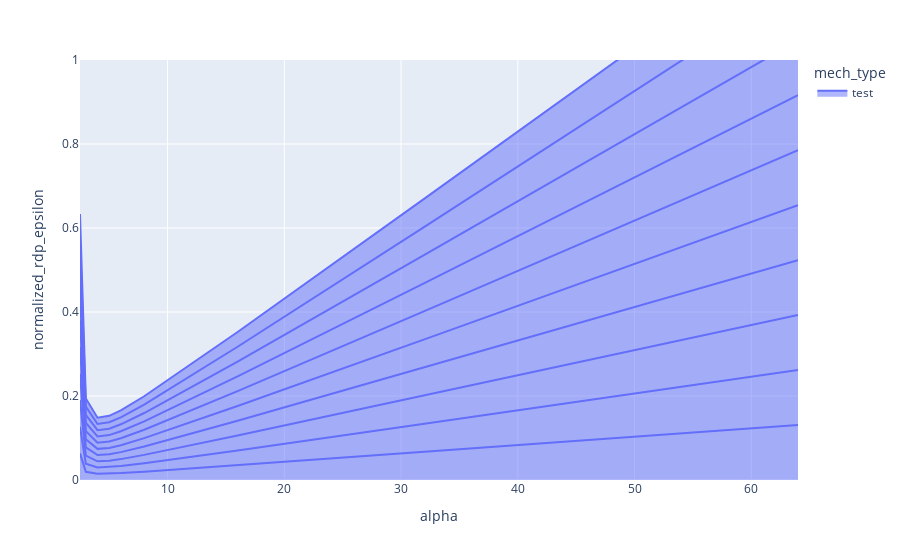

Notebook source saved alongside this figure:
### Code cell
px.area(df, x="alpha", y="normalized_rdp_epsilon", color="mech_type", line_group="mech_name", range_y=[0,1])

### Figure 1 — Plotly figure (JSON) as saved in the notebook; plotly's stock layout.template omitted (floating-point values rounded to 4 significant figures)
{"data": [{"fillpattern": {"shape": ""}, "hovertemplate": "mech_type=test<br>mech_name=test-0<br>alpha=%{x}<br>normalized_rdp_epsilon=%{y}<extra></extra>", "legendgroup": "test", "line": {"color": "#636efa"}, "marker": {"symbol": "circle"}, "mode": "lines", "name": "test", "orientation": "v", "showlegend": true, "stackgroup": "1", "type": "scatter", "x": [2.5, 3, 4, 5, 6, 8, 16, 32, 64], "xaxis": "x", "y": [0.06332, 0.0194, 0.01483, 0.01528, 0.01658, 0.01993, 0.03525, 0.06699, 0.1309], "yaxis": "y"}, {"fillpattern": {"shape": ""}, "hovertemplate": "mech_type=test<br>mech_name=test-1<br>alpha=%{x}<br>normalized_rdp_epsilon=%{y}<extra></extra>", "legendgroup": "test", "line": {"color": "#636efa"}, "marker": {"symbol": "circle"}, "mode": "lines", "name": "test", "orientation": "v", "showlegend": false, "stackgroup": "1", "type": "scatter", "x": [2.5, 3, 4, 5, 6, 8, 16, 32, 64], "xaxis": "x", "y": [0.06332, 0.0194, 0.01483, 0.01528, 0.01658, 0.01993, 0.03525, 0.06699, 0.1309], "yaxis": "y"}, {"fillpattern": {"shape": ""}, "hovertemplate": "mech_type=test<br>mech_name=test-2<br>alpha=%{x}<br>normalized_rdp_epsilon=%{y}<extra></extra>", "legendgroup": "test", "line": {"color": "#636efa"}, "marker": {"symbol": "circle"}, "mode": "lines", "name": "test", "orientation": "v", "showlegend": false, "stackgroup": "1", "type": "scatter", "x": [2.5, 3, 4, 5, 6, 8, 16, 32, 64], "xaxis": "x", "y": [0.06332, 0.0194, 0.01483, 0.01528, 0.01658, 0.01993, 0.03525, 0.06699, 0.1309], "yaxis": "y"}, {"fillpattern": {"shape": ""}, "hovertemplate": "mech_type=test<br>mech_name=test-3<br>alpha=%{x}<br>normalized_rdp_epsilon=%{y}<extra></extra>", "legendgroup": "test", "line": {"color": "#636efa"}, "marker": {"symbol": "circle"}, "mode": "lines", "name": "test", "orientation": "v", "showlegend": false, "stackgroup": "1", "type": "scatter", "x": [2.5, 3, 4, 5, 6, 8, 16, 32, 64], "xaxis": "x", "y": [0.06332, 0.0194, 0.01483, 0.01528, 0.01658, 0.01993, 0.03525, 0.06699, 0.1309], "yaxis": "y"}, {"fillpattern": {"shape": ""}, "hovertemplate": "mech_type=test<br>mech_name=test-4<br>alpha=%{x}<br>normalized_rdp_epsilon=%{y}<extra></extra>", "legendgroup": "test", "line": {"color": "#636efa"}, "marker": {"symbol": "circle"}, "mode": "lines", "name": "test", "orientation": "v", "showlegend": false, "stackgroup": "1", "type": "scatter", "x": [2.5, 3, 4, 5, 6, 8, 16, 32, 64], "xaxis": "x", "y": [0.06332, 0.0194, 0.01483, 0.01528, 0.01658, 0.01993, 0.03525, 0.06699, 0.1309], "yaxis": "y"}, {"fillpattern": {"shape": ""}, "hovertemplate": "mech_type=test<br>mech_name=test-5<br>alpha=%{x}<br>normalized_rdp_epsilon=%{y}<extra></extra>", "legendgroup": "test", "line": {"color": "#636efa"}, "marker": {"symbol": "circle"}, "mode": "lines", "name": "test", "orientation": "v", "showlegend": false, "stackgroup": "1", "type": "scatter", "x": [2.5, 3, 4, 5, 6, 8, 16, 32, 64], "xaxis": "x", "y": [0.06332, 0.0194, 0.01483, 0.01528, 0.01658, 0.01993, 0.03525, 0.06699, 0.1309], "yaxis": "y"}, {"fillpattern": {"shape": ""}, "hovertemplate": "mech_type=test<br>mech_name=test-6<br>alpha=%{x}<br>normalized_rdp_epsilon=%{y}<extra></extra>", "legendgroup": "test", "line": {"color": "#636efa"}, "marker": {"symbol": "circle"}, "mode": "lines", "name": "test", "orientation": "v", "showlegend": false, "stackgroup": "1", "type": "scatter", "x": [2.5, 3, 4, 5, 6, 8, 16, 32, 64], "xaxis": "x", "y": [0.06332, 0.0194, 0.01483, 0.01528, 0.01658, 0.01993, 0.03525, 0.06699, 0.1309], "yaxis": "y"}, {"fillpattern": {"shape": ""}, "hovertemplate": "mech_type=test<br>mech_name=test-7<br>alpha=%{x}<br>normalized_rdp_epsilon=%{y}<extra></extra>", "legendgroup": "test", "line": {"color": "#636efa"}, "marker": {"symbol": "circle"}, "mode": "lines", "name": "test", "orientation": "v", "showlegend": false, "stackgroup": "1", "type": "scatter", "x": [2.5, 3, 4, 5, 6, 8, 16, 32, 64], "xaxis": "x", "y": [0.06332, 0.0194, 0.01483, 0.01528, 0.01658, 0.01993, 0.03525, 0.06699, 0.1309], "yaxis": "y"}, {"fillpattern": {"shape": ""}, "hovertemplate": "mech_type=test<br>mech_name=test-8<br>alpha=%{x}<br>normalized_rdp_epsilon=%{y}<extra></extra>", "legendgroup": "test", "line": {"color": "#636efa"}, "marker": {"symbol": "circle"}, "mode": "lines", "name": "test", "orientation": "v", "showlegend": false, "stackgroup": "1", "type": "scatter", "x": [2.5, 3, 4, 5, 6, 8, 16, 32, 64], "xaxis": "x", "y": [0.06332, 0.0194, 0.01483, 0.01528, 0.01658, 0.01993, 0.03525, 0.06699, 0.1309], "yaxis": "y"}, {"fillpattern": {"shape": ""}, "hovertemplate": "mech_type=test<br>mech_name=test-9<br>alpha=%{x}<br>normalized_rdp_epsilon=%{y}<extra></extra>", "legendgroup": "test", "line": {"color": "#636efa"}, "marker": {"symbol": "circle"}, "mode": "lines", "name": "test", "orientation": "v", "showlegend": false, "stackgroup": "1", "type": "scatter", "x": [2.5, 3, 4, 5, 6, 8, 16, 32, 64], "xaxis": "x", "y": [0.06332, 0.0194, 0.01483, 0.01528, 0.01658, 0.01993, 0.03525, 0.06699, 0.1309], "yaxis": "y"}], "layout": {"autosize": true, "legend": {"title": {"text": "mech_type"}, "tracegroupgap": 0}, "margin": {"t": 60}, "xaxis": {"anchor": "y", "autorange": true, "domain": [0, 1], "range": [2.5, 64], "title": {"text": "alpha"}, "type": "linear"}, "yaxis": {"anchor": "x", "domain": [0, 1], "range": [0, 1], "title": {"text": "normalized_rdp_epsilon"}, "type": "linear"}}}
